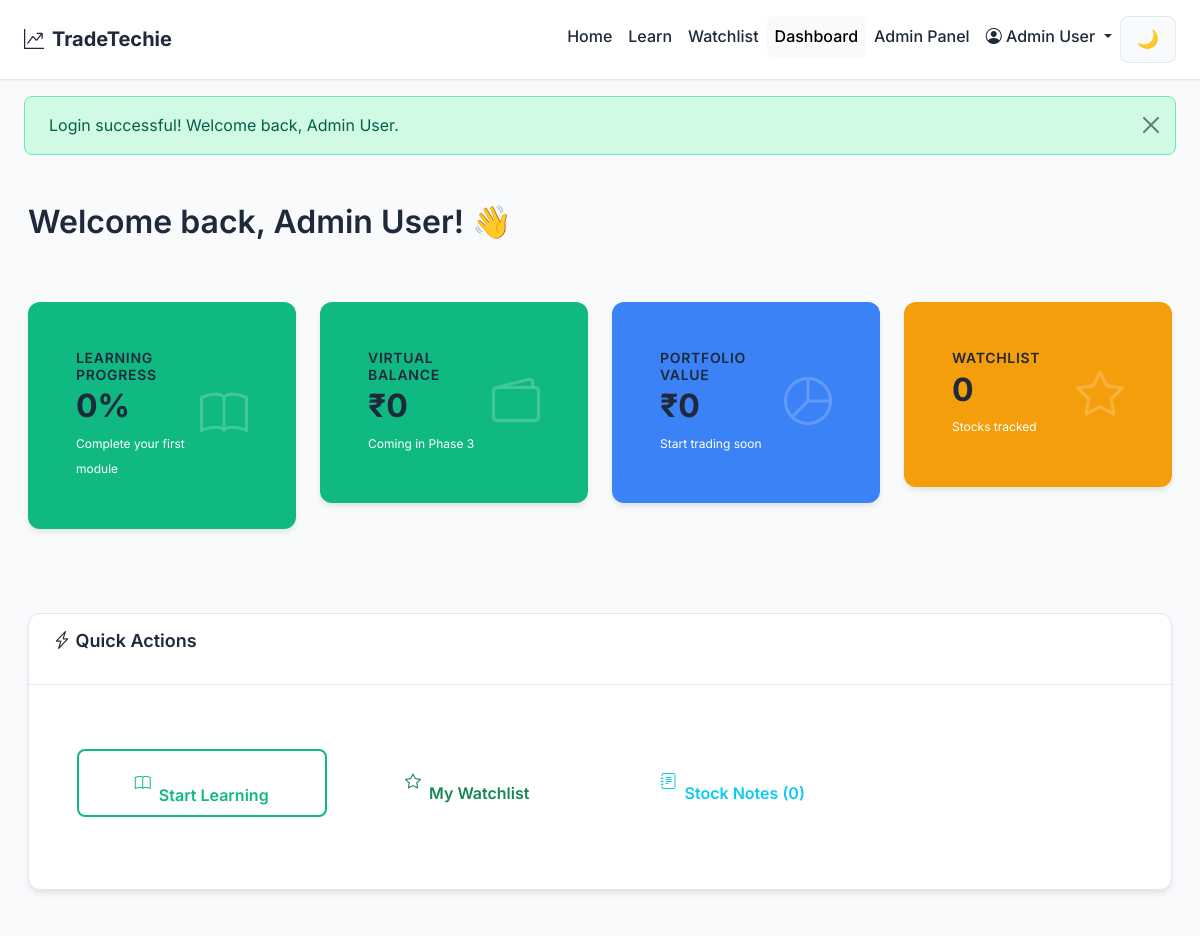
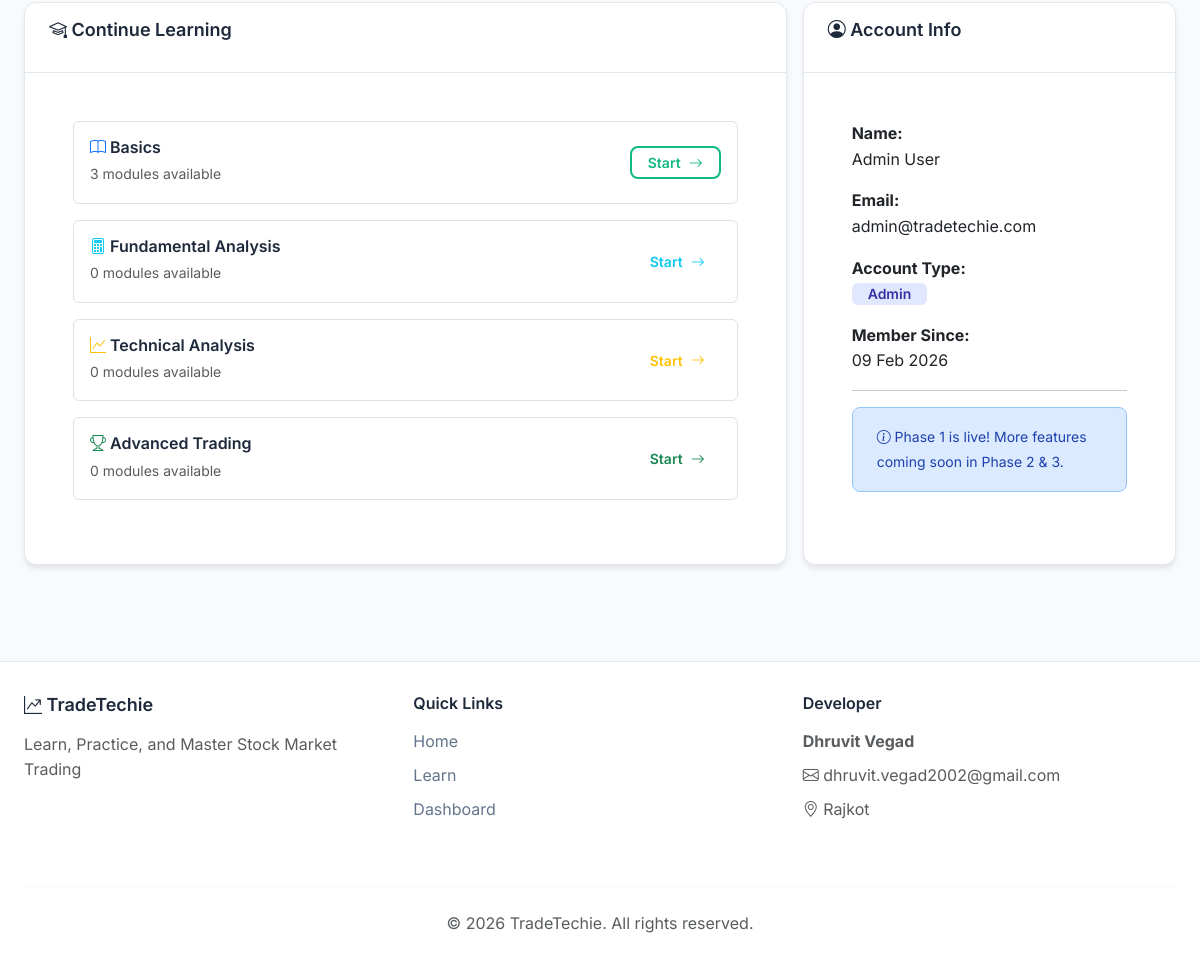
/dashboard.php (signed in), run on the app's committed database (2 pictures, top to bottom).
### tables this page shows
CREATE TABLE users (
    user_id INT AUTO_INCREMENT PRIMARY KEY,
    full_name VARCHAR(100) NOT NULL,
    email VARCHAR(100) UNIQUE NOT NULL,
    password VARCHAR(255) NOT NULL,
    phone VARCHAR(15),
    user_type ENUM('user', 'admin') DEFAULT 'user',
    status ENUM('active', 'inactive') DEFAULT 'active',
    created_at TIMESTAMP DEFAULT CURRENT_TIMESTAMP,
    updated_at TIMESTAMP DEFAULT CURRENT_TIMESTAMP ON UPDATE CURRENT_TIMESTAMP,
    INDEX idx_email (email),
    INDEX idx_user_type (user_type)
);

### includes/functions.php (called while the page is built, shortened)
<?php
require_once __DIR__ . '/../config/config.php';
function getUserById($user_id) {
    global $conn;
    $stmt = $conn->prepare("SELECT user_id, full_name, email, phone, user_type, status, created_at FROM users WHERE user_id = ?");
    $stmt->bind_param("i", $user_id);
    $stmt->execute();
    $result = $stmt->get_result();
    $user = $result->fetch_assoc();
    return $user;
}
function countContentByCategory() {
    global $conn;
    $result = $conn->query("SELECT category, COUNT(*) as count FROM educational_content WHERE status = 'published' GROUP BY category");
    $counts = [];
    while ($row = $result->fetch_assoc()) {
        $counts[$row['category']] = $row['count'];
    }
    return $counts;
}
?>

### config/config.php (called while the page is built, shortened)
<?php
function formatDate($date) {
    return date('d M Y', strtotime($date));
}
?>

### dashboard.php (the view, shortened to what this page needs)
<?php
require_once __DIR__ . '/includes/header.php';
$user = getUserById($_SESSION['user_id']);
$content_counts = countContentByCategory();
$stmt = $conn->prepare("SELECT COUNT(*) as count FROM user_watchlist WHERE user_id = ?");
$stmt->bind_param("i", $_SESSION['user_id']);
$stmt->execute();
$watchlist_count = $stmt->get_result()->fetch_assoc()['count'];
$stmt = $conn->prepare("SELECT COUNT(*) as count FROM stock_notes WHERE user_id = ?");
$stmt->bind_param("i", $_SESSION['user_id']);
$stmt->execute();
$notes_count = $stmt->get_result()->fetch_assoc()['count'];
?>
<div class="container my-5">
    <div class="row">
        <div class="col-12">
            <h2 class="mb-4">Welcome back, <?php echo htmlspecialchars($user['full_name']); ?>! 👋</h2>
        </div>
    </div>
    <div class="row g-4 mb-4">
        <div class="col-md-3">
            <div class="card dashboard-card" style="background: var(--color-accent); color: white; border: none;">
                <div class="card-body">
                    <div class="d-flex justify-content-between align-items-center">
                        <div>
                            <h6>Learning Progress</h6>
                            <h3>0%</h3>
                            <small>Complete your first module</small>
                        </div>
                        <i class="bi bi-book stat-icon"></i>
                    </div>
                </div>
            </div>
        </div>
        <div class="col-md-3">
            <div class="card dashboard-card" style="background: var(--color-success); color: white; border: none;">
                <div class="card-body">
                    <div class="d-flex justify-content-between align-items-center">
                        <div>
                            <h6>Virtual Balance</h6>
                            <h3>₹0</h3>
                            <small>Coming in Phase 3</small>
                        </div>
                        <i class="bi bi-wallet2 stat-icon"></i>
                    </div>
                </div>
            </div>
        </div>
        <div class="col-md-3">
            <div class="card dashboard-card" style="background: var(--color-info); color: white; border: none;">
                <div class="card-body">
                    <div class="d-flex justify-content-between align-items-center">
                        <div>
                            <h6>Portfolio Value</h6>
                            <h3>₹0</h3>
                            <small>Start trading soon</small>
                        </div>
                        <i class="bi bi-pie-chart stat-icon"></i>
                    </div>
                </div>
            </div>
        </div>
        <div class="col-md-3">
            <div class="card dashboard-card" style="background: var(--color-warning); color: white; border: none;">
                <div class="card-body">
                    <div class="d-flex justify-content-between align-items-center">
                        <div>
                            <h6>Watchlist</h6>
                            <h3><?php echo $watchlist_count; ?></h3>
                            <small>Stocks tracked</small>
                        </div>
                        <i class="bi bi-star stat-icon"></i>
                    </div>
                </div>
            </div>
        </div>
    </div>
    <div class="row mb-4">
        <div class="col-12">
            <div class="card">
                <div class="card-header">
                    <h5><i class="bi bi-lightning-charge"></i> Quick Actions</h5>
                </div>
                <div class="card-body">
                    <div class="row g-3">
                        <div class="col-md-3">
                            <a href="<?php echo SITE_URL; ?>learn/" class="btn btn-outline-primary w-100">
                                <i class="bi bi-book"></i><br>Start Learning
                            </a>
                        </div>
                        <div class="col-md-3">
                            <a href="<?php echo SITE_URL; ?>watchlist/" class="btn btn-outline-success w-100">
                                <i class="bi bi-star"></i><br>My Watchlist
                            </a>
                        </div>
                        <div class="col-md-3">
                            <a href="<?php echo SITE_URL; ?>watchlist/" class="btn btn-outline-info w-100">
                                <i class="bi bi-journal-text"></i><br>Stock Notes (<?php echo $notes_count; ?>)
                            </a>
                        </div>
                    </div>
                </div>
            </div>
        </div>
    </div>
    <div class="row">
        <div class="col-md-8">
            <div class="card">
                <div class="card-header">
                    <h5><i class="bi bi-mortarboard"></i> Continue Learning</h5>
                </div>
                <div class="card-body">
                    <?php
                    $categories = [
                        'basics' => ['name' => 'Basics', 'icon' => 'book', 'color' => 'primary'],
                        'fundamental' => ['name' => 'Fundamental Analysis', 'icon' => 'calculator', 'color' => 'info'],
                        'technical' => ['name' => 'Technical Analysis', 'icon' => 'graph-up', 'color' => 'warning'],
                        'advanced' => ['name' => 'Advanced Trading', 'icon' => 'trophy', 'color' => 'success']
                    ];
                    foreach ($categories as $key => $cat):
                        $count = $content_counts[$key] ?? 0;
                    ?>
                    <div class="d-flex justify-content-between align-items-center mb-3 p-3 border rounded">
                        <div>
                            <h6 class="mb-1">
                                <i class="bi bi-<?php echo $cat['icon']; ?> text-<?php echo $cat['color']; ?>"></i>
                                <?php echo $cat['name']; ?>
                            </h6>
                            <small class="text-muted"><?php echo $count; ?> modules available</small>
                        </div>
                        <a href="<?php echo SITE_URL; ?>learn/?category=<?php echo $key; ?>" class="btn btn-sm btn-outline-<?php echo $cat['color']; ?>">
                            Start <i class="bi bi-arrow-right"></i>
                        </a>
                    </div>
                    <?php endforeach; ?>
                </div>
            </div>
        </div>
        <div class="col-md-4">
            <div class="card">
                <div class="card-header">
                    <h5><i class="bi bi-person-circle"></i> Account Info</h5>
                </div>
                <div class="card-body">
                    <p><strong>Name:</strong><br><?php echo htmlspecialchars($user['full_name']); ?></p>
                    <p><strong>Email:</strong><br><?php echo htmlspecialchars($user['email']); ?></p>
                    <p><strong>Account Type:</strong><br>
                        <span class="badge badge-primary">
                            <?php echo ucfirst($user['user_type']); ?>
                        </span>
                    </p>
                    <p><strong>Member Since:</strong><br><?php echo formatDate($user['created_at']); ?></p>
                    <hr>
                    <div class="alert alert-info">
                        <small><i class="bi bi-info-circle"></i> Phase 1 is live! More features coming soon in Phase 2 & 3.</small>
                    </div>
                </div>
            </div>
        </div>
    </div>
</div>
<?php require_once __DIR__ . '/includes/footer.php'; ?>

### data on the page
users: full_name "Admin User", email "admin@tradetechie.com", user_type "Admin", created_at "09 Feb 2026"

### other printed values
SITE_NAME "TradeTechie"
$_SESSION['user_name'] "Admin User"
$flash['message'] "Login successful! Welcome back, Admin User."
$watchlist_count "0"
$notes_count "0"
$cat['name'] "Basics"
$count "3"
$cat['name'] "Fundamental Analysis"
$count "0"
$cat['name'] "Technical Analysis"
$cat['name'] "Advanced Trading"
